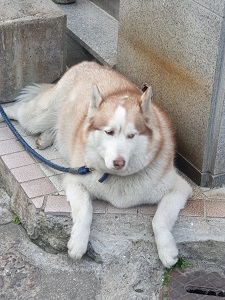
#> input picture Chap5/dog.jpg, 225 x 300 px
$ python 5_1_mat_array.py
#> lines starting #> are read from the running program, lines starting #| are printed output that depends on the picture
import cv2

image = cv2.imread("dog.jpg", cv2.IMREAD_COLOR)
#> image is the input picture: shape (300, 225, 3); mean B, G, R 147.2, 150.3, 153.4
if image is None : raise Exception("사진 에러")

'''
cv2.flip(입력, 배열 뒤짚는 축) : 수직, 수평, 양축으로 뒤짚는다 각각 0, 1, -1

cv2.repeat(입력, 수직방향, 수평방향 반복횟수) : 입력 이미지를 반복하여 출력

cv2.transpose(입력) : 가로와 세로 방향을 바꿈
'''

x_axis = cv2.flip(image, 0)
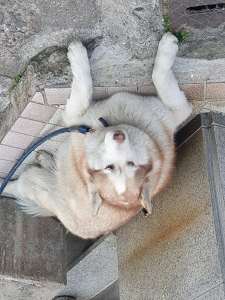
#> x_axis: shape (300, 225, 3); mean B, G, R 147.2, 150.3, 153.4
y_axis = cv2.flip(image, 1)
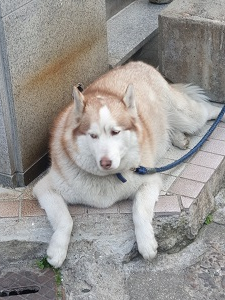
#> y_axis: shape (300, 225, 3); mean B, G, R 147.2, 150.3, 153.4
xy_axis = cv2.flip(image, -1)
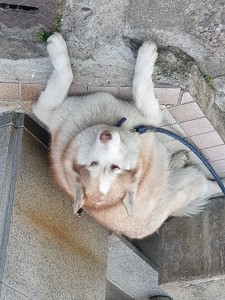
#> xy_axis: shape (300, 225, 3); mean B, G, R 147.2, 150.3, 153.4
rep_img = cv2.repeat(image, 2, 2)
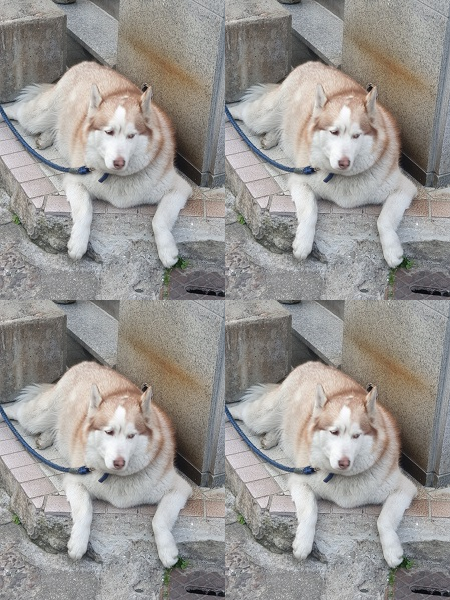
#> rep_img: shape (600, 450, 3); mean B, G, R 147.2, 150.3, 153.4
trans_img = cv2.transpose(image)
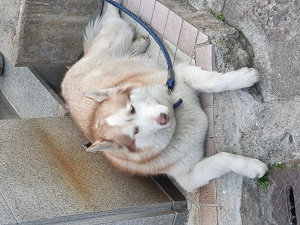
#> trans_img: shape (225, 300, 3); mean B, G, R 147.2, 150.3, 153.4

titles = ["image", "x_axis", "y_axis", "xy_axis", "rep_img", "trans_img"]
for title in titles:
    cv2.imshow(title, eval(title))

cv2.waitKey(0)
cv2.destroyAllWindows()
